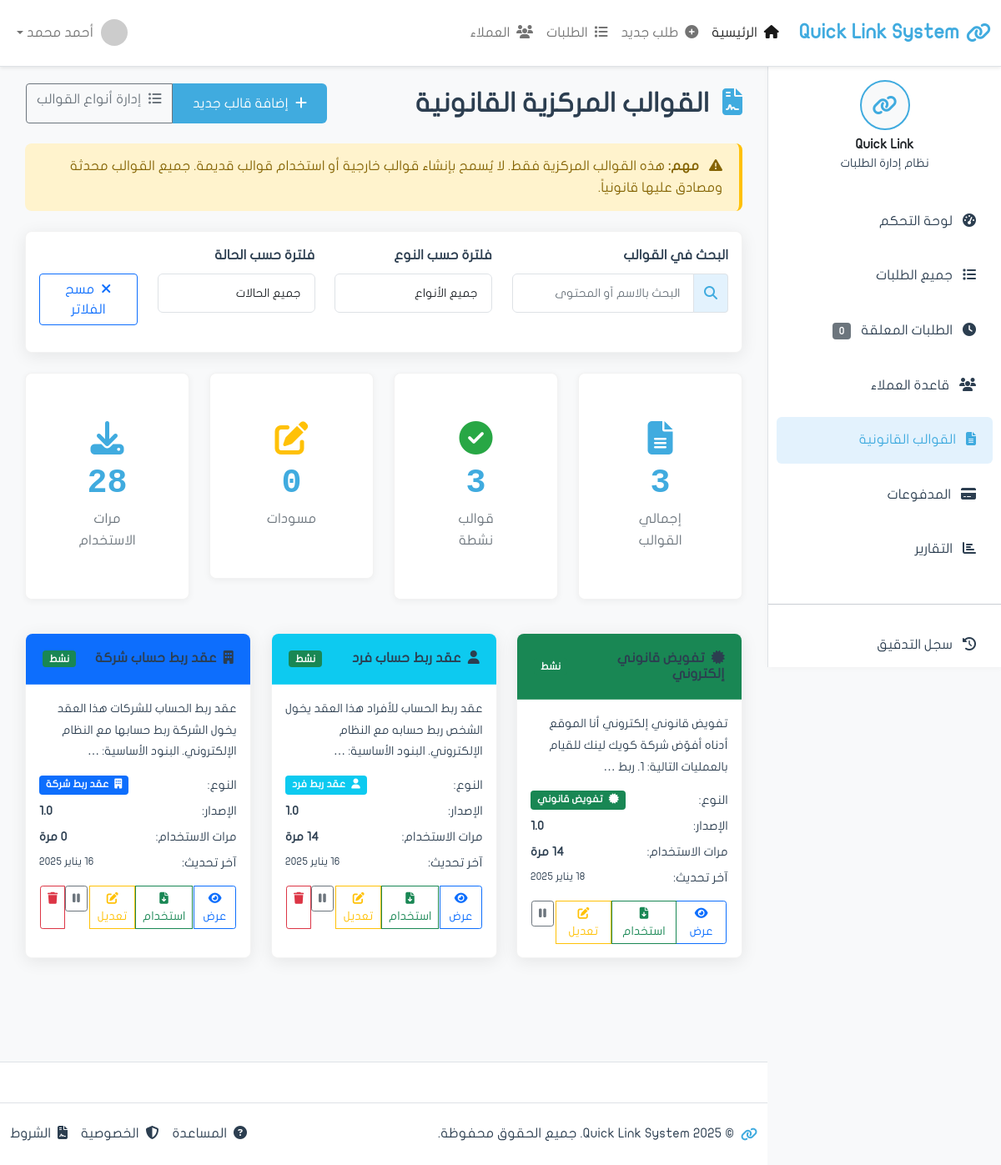
Screenshot of /templates/ (signed in) with the database file from the repository.
### apps/requests/models.py (models this page shows, shortened)
class Template(models.Model):
    name = models.CharField('اسم القالب', max_length=200)
    name_english = models.CharField('الاسم بالإنجليزية', max_length=200, blank=True)
    code = models.CharField('الرمز', max_length=50, unique=True, editable=False)
    content_arabic = models.TextField('المحتوى بالعربية')
    content_english = models.TextField('المحتوى بالإنجليزية', blank=True)
    version = models.CharField('الإصدار', max_length=20, default='1.0')
    template_type = models.ForeignKey(
        'TemplateType',
        on_delete=models.PROTECT,
        related_name='templates',
        verbose_name='نوع القالب',
        null=True,  # للتوافق المؤقت
        blank=True
    )
    template_type_legacy = models.CharField(
        'نوع القالب (قديم)',
        max_length=100,
        blank=True,
        null=True
    )
    is_active = models.BooleanField('نشط', default=True)
    is_published = models.BooleanField('منشور', default=False)
    file = models.FileField('ملف القالب', upload_to='templates/', blank=True)
    usage_count = models.IntegerField('عدد الاستخدامات', default=0)
    created_at = models.DateTimeField('تاريخ الإنشاء', auto_now_add=True)
    updated_at = models.DateTimeField('آخر تحديث', auto_now=True)
    created_by = models.ForeignKey('auth.User', on_delete=models.SET_NULL, null=True)
    class Meta:
        verbose_name = 'قالب'
        verbose_name_plural = 'القوالب'
        ordering = ['-created_at']

class TemplateType(models.Model):
    name_arabic = models.CharField('الاسم بالعربية', max_length=200)
    name_english = models.CharField('الاسم بالإنجليزية', max_length=200, blank=True)
    code = models.CharField('الرمز', max_length=50, unique=True, editable=False)
    icon = models.CharField('الأيقونة', max_length=50, blank=True, default='fa-file-alt',
                           help_text='مثال: fa-file-alt (اختياري)')
    color = models.CharField('اللون', max_length=20, default='primary',
                            choices=[
                                ('primary', 'أزرق'),
                                ('success', 'أخضر'),
                                ('warning', 'أصفر'),
                                ('info', 'سماوي'),
                                ('danger', 'أحمر'),
                                ('secondary', 'رمادي'),
                                ('dark', 'أسود'),
                                ('light', 'فاتح'),
                            ])
    description = models.TextField('الوصف', blank=True)
    display_order = models.IntegerField('ترتيب العرض', default=0)
    is_active = models.BooleanField('نشط', default=True)
    usage_count = models.IntegerField('عدد الاستخدامات', default=0)
    created_at = models.DateTimeField('تاريخ الإنشاء', auto_now_add=True)
    updated_at = models.DateTimeField('آخر تحديث', auto_now=True)
    class Meta:
        verbose_name = 'نوع قالب'
        verbose_name_plural = 'أنواع القوالب'
        ordering = ['display_order', 'name_arabic']

### apps/requests/views.py (the view, shortened to what this page needs)
# urls.py: path('templates/', views.templates_list, name='templates_list'),
@login_required
def templates_list(request):
    from django.db.models import Count
    from apps.requests.models import TemplateType
    type_filter = request.GET.get('type')
    status_filter = request.GET.get('status')
    templates = Template.objects.select_related('template_type').all()
    if type_filter and type_filter != 'all':
        templates = templates.filter(template_type_id=type_filter)
    templates = templates.order_by('-updated_at')
    total_templates = Template.objects.count()
    active_templates = Template.objects.filter(is_active=True, is_published=True).count()
    draft_templates = Template.objects.filter(is_published=False).count()
    total_usage = sum(t.usage_count for t in Template.objects.all())
    template_types = TemplateType.objects.filter(is_active=True).order_by('display_order')
    context = {
        'page_title': 'القوالب القانونية',
        'templates': templates,
        'total_templates': total_templates,
        'active_templates': active_templates,
        'draft_templates': draft_templates,
        'total_usage': total_usage,
        'template_types': template_types,
    }
    return render(request, 'requests/templates_list.html', context)

### apps/requests/templates/requests/templates_list.html (shortened to what this page needs)
{% extends 'base.html' %}
{% load static %}
{% block content %}
            <div class="d-flex justify-content-between align-items-center mb-4">
                <h2 class="mb-0">
                    <i class="fas fa-file-contract me-2 text-primary"></i>
                    القوالب المركزية القانونية
                </h2>
                <div class="btn-group" role="group">
                    <a href="{% url 'requests:template_create' %}" class="btn btn-primary">
                    <i class="fas fa-plus me-1"></i>
                    إضافة قالب جديد
                    </a>
                    <a href="{% url 'requests:template_types_list' %}" class="btn btn-outline-secondary">
                        <i class="fas fa-list-ul me-1"></i>
                        إدارة أنواع القوالب
                    </a>
                </div>
            </div>
            <div class="alert alert-warning mb-4">
                <i class="fas fa-exclamation-triangle me-2"></i>
                <strong>مهم:</strong> هذه القوالب المركزية فقط. لا يُسمح بإنشاء قوالب خارجية أو استخدام قوالب قديمة. جميع القوالب محدثة ومصادق عليها قانونياً.
            </div>
            <div class="card shadow-custom mb-4">
                <div class="card-body">
                    <div class="row">
                        <div class="col-md-4 mb-3">
                            <label class="form-label">البحث في القوالب</label>
                            <div class="input-group">
                                <span class="input-group-text">
                                    <i class="fas fa-search"></i>
                                </span>
                                <input type="text" class="form-control" placeholder="البحث بالاسم أو المحتوى" id="templateSearchInput">
                            </div>
                        </div>
                        <div class="col-md-3 mb-3">
                            <label class="form-label">فلترة حسب النوع</label>
                            <select class="form-control" id="typeFilter">
                                <option value="all">جميع الأنواع</option>
                            </select>
                        </div>
                        <div class="col-md-3 mb-3">
                            <label class="form-label">فلترة حسب الحالة</label>
                            <select class="form-control" id="statusFilter">
                                <option value="all">جميع الحالات</option>
                            </select>
                        </div>
                        <div class="col-md-2 mb-3">
                            <label class="form-label">&nbsp;</label>
                            <div class="d-grid">
                                <button class="btn btn-outline-primary" onclick="clearTemplateFilters()">
                                    <i class="fas fa-times me-1"></i>
                                    مسح الفلاتر
                                </button>
                            </div>
                        </div>
                    </div>
                </div>
            </div>
            <div class="row mb-4">
                <div class="col-xl-3 col-md-6 mb-3">
                    <div class="card stats-card">
                        <div class="card-body text-center">
                            <i class="fas fa-file-alt icon-large text-primary"></i>
                            <div class="stats-number">{{ total_templates|default:0 }}</div>
                            <div class="stats-label">إجمالي القوالب</div>
                        </div>
                    </div>
                </div>
                <div class="col-xl-3 col-md-6 mb-3">
                    <div class="card stats-card">
                        <div class="card-body text-center">
                            <i class="fas fa-check-circle icon-large text-success"></i>
                            <div class="stats-number">{{ active_templates|default:0 }}</div>
                            <div class="stats-label">قوالب نشطة</div>
                        </div>
                    </div>
                </div>
                <div class="col-xl-3 col-md-6 mb-3">
                    <div class="card stats-card">
                        <div class="card-body text-center">
                            <i class="fas fa-edit icon-large text-warning"></i>
                            <div class="stats-number">{{ draft_templates|default:0 }}</div>
                            <div class="stats-label">مسودات</div>
                        </div>
                    </div>
                </div>
                <div class="col-xl-3 col-md-6 mb-3">
                    <div class="card stats-card">
                        <div class="card-body text-center">
                            <i class="fas fa-download icon-large text-info"></i>
                            <div class="stats-number">{{ total_usage|default:0 }}</div>
                            <div class="stats-label">مرات الاستخدام</div>
                        </div>
                    </div>
                </div>
            </div>
            <div class="row">
                {% if templates %}
                    {% for template in templates %}
                <div class="col-lg-4 col-md-6 mb-4">
                    <div class="card template-card shadow-custom">
                        <div class="card-header bg-{{ template.template_type.color|default:'primary' }} text-white">
                            <div class="d-flex justify-content-between align-items-center">
                                <h6 class="mb-0">
                                    {% if template.template_type and template.template_type.icon %}
                                    <i class="fas {{ template.template_type.icon }} me-1"></i>
                                    {% else %}
                                    <i class="fas fa-file-alt me-1"></i>
                                    {% endif %}
                                    {{ template.name }}
                                </h6>
                                <span class="badge
                                    {% if template.is_published and template.is_active %}bg-success
                                    {% elif not template.is_published %}bg-warning text-dark
                                    {% else %}bg-secondary{% endif %}">
                                    {% if template.is_published and template.is_active %}نشط
                                    {% elif not template.is_published %}مسودة
                                    {% else %}مؤرشف{% endif %}
                                </span>
                            </div>
                        </div>
                        <div class="card-body">
                            <p class="text-muted mb-3">
                                <small>{{ template.content_arabic|truncatewords:15 }}</small>
                            </p>
                            <div class="template-meta mb-3">
                                <div class="d-flex justify-content-between mb-2">
                                    <span class="text-muted">النوع:</span>
                                    {% if template.template_type %}
                                    <span class="badge bg-{{ template.template_type.color }}">
                                        {% if template.template_type.icon %}
                                        <i class="fas {{ template.template_type.icon }} me-1"></i>
                                        {% endif %}
                                        {{ template.template_type.name_arabic }}
                                    </span>
                                    {% else %}
                                    <span class="badge bg-secondary">بدون نوع</span>
                                    {% endif %}
                                </div>
                                <div class="d-flex justify-content-between mb-2">
                                    <span class="text-muted">الإصدار:</span>
                                    <strong>{{ template.version }}</strong>
                                </div>
                                <div class="d-flex justify-content-between mb-2">
                                    <span class="text-muted">مرات الاستخدام:</span>
                                    <strong>{{ template.usage_count|default:0 }} مرة</strong>
                                </div>
                                <div class="d-flex justify-content-between">
                                    <span class="text-muted">آخر تحديث:</span>
                                    <small>{{ template.updated_at|date:"d يناير Y" }}</small>
                                </div>
                            </div>
                            <div class="btn-group w-100" role="group">
                                <button class="btn btn-outline-primary btn-sm" onclick="viewTemplate({{ template.id }})">
                                    <i class="fas fa-eye"></i>
                                    عرض
                                </button>
                                {% if template.is_published and template.is_active %}
                                <button class="btn btn-outline-success btn-sm" onclick="useTemplate({{ template.id }})">
                                    <i class="fas fa-file-download"></i>
                                    استخدام
                                </button>
                                {% elif not template.is_published %}
                                <button class="btn btn-outline-success btn-sm" onclick="publishTemplate({{ template.id }})">
                                    <i class="fas fa-check"></i>
                                    نشر
                                </button>
                                {% endif %}
                                <a href="{% url 'requests:template_edit' template.id %}" class="btn btn-outline-warning btn-sm">
                                    <i class="fas fa-edit"></i>
                                    تعديل
                                </a>
                                {% if template.is_active %}
                                <form method="post" action="{% url 'requests:template_toggle' template.id %}" class="d-inline">
                                    <button type="submit" class="btn btn-outline-secondary btn-sm" title="تعطيل">
                                        <i class="fas fa-pause"></i>
                                    </button>
                                </form>
                                {% endif %}
                                {% if template.requests.count == 0 %}
                                <a href="{% url 'requests:template_delete' template.id %}" class="btn btn-outline-danger btn-sm" title="حذف">
                                    <i class="fas fa-trash"></i>
                                </a>
                                {% endif %}
                            </div>
                        </div>
                    </div>
                </div>
                    {% endfor %}
                {% endif %}
            </div>
{% endblock content %}

### rows the page displays
Template: name "تفويض قانوني إلكتروني", is_published "نشط", content_arabic "تفويض قانوني إلكتروني أنا الموقع أدناه أفوّض شركة كويك لينك للقيام بالعمليات التالية: 1. ربط …", template_type.name_arabic "تفويض قانوني", version "1.0", updated_at "18 يناير 2025", is_active True (drawn)
Template: name "عقد ربط حساب فرد", is_published "نشط", content_arabic "عقد ربط الحساب للأفراد هذا العقد يخول الشخص ربط حسابه مع النظام الإلكتروني. البنود الأساسية: …", template_type.name_arabic "عقد ربط فرد", version "1.0", usage_count "14", updated_at "16 يناير 2025", is_active True (drawn)
Template: name "عقد ربط حساب شركة", is_published "نشط", content_arabic "عقد ربط الحساب للشركات هذا العقد يخول الشركة ربط حسابها مع النظام الإلكتروني. البنود الأساسية: …", template_type.name_arabic "عقد ربط شركة", version "1.0", updated_at "16 يناير 2025", is_active True (drawn)

### other values shown
{{ total_templates|default:0 }} "3"
{{ active_templates|default:0 }} "3"
{{ draft_templates|default:0 }} "0"
{{ total_usage|default:0 }} "28"
